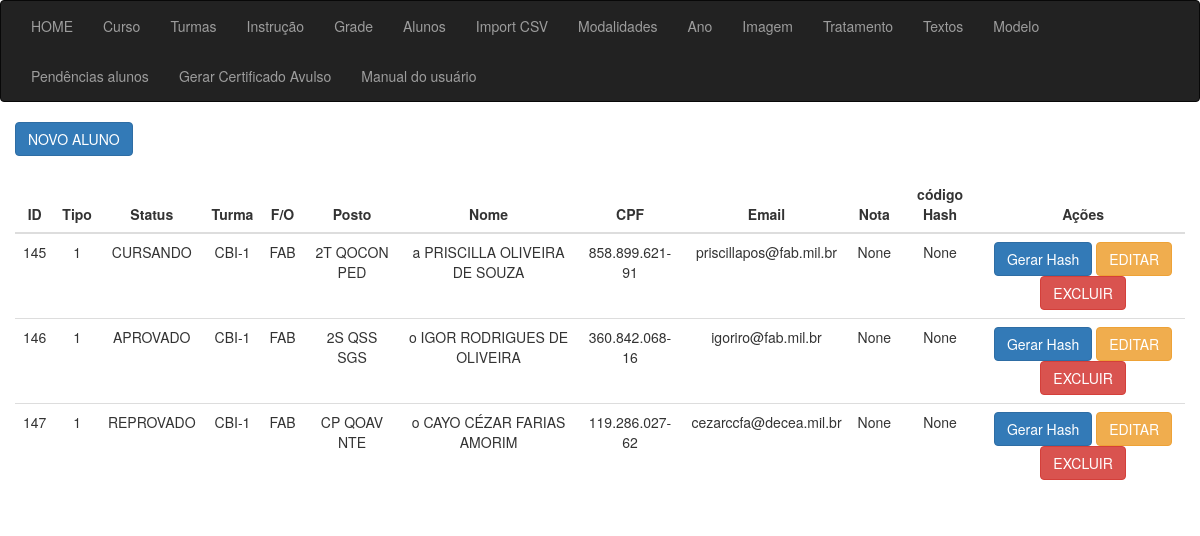
The page /sgc_aluno_lista on the database its author committed.
### app_cert/models.py (models this page shows, shortened)
class Aluno(models.Model):
    id = models.AutoField(primary_key=True)
    fk_status = models.ForeignKey(Status, on_delete=models.PROTECT, verbose_name="FK Status", null=True)
    fk_turma = models.ForeignKey(Turma, on_delete=models.PROTECT, verbose_name="FK Turma", null=True)
    fk_om = models.ForeignKey(Om, on_delete=models.PROTECT, verbose_name="FK OM", null=True)
    fk_forca_orgao = models.ForeignKey(Forca_Orgao, on_delete=models.PROTECT, verbose_name="FK Força/Orgão", null=True)
    fk_posto = models.ForeignKey(Posto, on_delete=models.PROTECT, verbose_name="FK Posto", null=True)
    fk_quadro = models.ForeignKey(Quadro, on_delete=models.PROTECT, verbose_name="FK Quadro", null=True)
    fk_especialidade = models.ForeignKey(Especialidade, on_delete=models.PROTECT, verbose_name="FK Especialidade", null=True)
    fk_in_ex = models.ForeignKey(In_Ex, on_delete=models.CASCADE, verbose_name="FK Tipo do Aluno - Interno/Externo", null=True)
    fk_tratamento = models.ForeignKey(Tratamento, on_delete=models.CASCADE, verbose_name="FK Tratamento", null=True)
    aluno_nome = models.CharField(max_length=100, verbose_name="Nome do Aluno")
    aluno_cpf = models.CharField(max_length=14, verbose_name="CPF", null=True)
    aluno_email = models.CharField(max_length=50, verbose_name="Email do Aluno", null=True)
    aluno_nota = models.CharField(max_length=5, verbose_name="Nota do Aluno", null=True, blank=True)
    codigo_hash = models.CharField(max_length=20,verbose_name="Código de Verificação", null=True, blank=True)
    qrcode = models.CharField(max_length=100,verbose_name="QrCode", null=True, blank=True)
    class Meta:
        verbose_name = 'Aluno'
        verbose_name_plural = 'Alunos'
        ordering = ['id']

class In_Ex(models.Model):
    id = models.AutoField(primary_key=True)
    in_ex = models.CharField(max_length=20, verbose_name="Tipo Interno/Externo")
    create_at = models.DateTimeField(auto_now_add=True, null=True)
    def __str__(self):
        return str(self.id)
    class Meta:
        verbose_name = 'Interno/Externo'
        verbose_name_plural = 'Internos/Externos'
        ordering = ['create_at']

class Status(models.Model):
    id = models.AutoField(primary_key=True)
    status_descricao = models.CharField(max_length=20, verbose_name="Status Descrição")
    create_at = models.DateTimeField(auto_now_add=True, null=True)
    def __str__(self):
        return str(self.status_descricao)
    class Meta:
        verbose_name = 'Status'
        verbose_name_plural = 'Status'
        ordering = ['create_at']

class Turma(models.Model):
    id = models.AutoField(primary_key=True)
    fk_ano_curso = models.ForeignKey(Ano, on_delete=models.CASCADE, verbose_name="FK Ano do Curso")
    fk_curso = models.ForeignKey(Curso, on_delete=models.CASCADE, verbose_name="FK Curso")
    fk_tipo = models.ForeignKey(Tipo, on_delete=models.CASCADE, verbose_name="FK Tipo: EAD - Presencial")
    fk_modelo = models.ForeignKey(Modelo, on_delete=models.CASCADE, verbose_name="FK Modelo: Certificado/Honra/Participação")
    fk_assinaturas_ch = models.ForeignKey(Imagem, on_delete=models.CASCADE, verbose_name="FK Assinaturas CH", related_name='fk_imagem_ch', null=True)
    fk_assinaturas_dpl = models.ForeignKey(Imagem, on_delete=models.CASCADE, verbose_name="FK Chefe de divisão", related_name='fk_imagem_dpl',null=True)
    fk_img_frente = models.ForeignKey(Imagem, on_delete=models.CASCADE, verbose_name="FK Frente", related_name='fk_img_frente',null=True)
    fk_img_fundo = models.ForeignKey(Imagem, on_delete=models.CASCADE, verbose_name="FK Fundo", related_name='fk_img_fundo',null=True)
    turma_sgc = models.CharField(max_length=50, verbose_name="Descrição conforme arquivo da SGC Intraer:")
    turma = models.CharField(max_length=50, verbose_name="Descrição que irá aparecer no certificado:")
    data_turma_interno = models.CharField(max_length=200, verbose_name="Texto data alunos Internos", null=True, blank=True)
    data_turma_externo = models.CharField(max_length=200, verbose_name="Texto data alunos Externos", null=True, blank=True)
    create_at = models.DateTimeField(auto_now_add=True, null=True)
    class Meta:
        verbose_name = 'Turma'
        verbose_name_plural = 'Turmas'
        ordering = ['create_at']

class Forca_Orgao(models.Model):
    id = models.AutoField(primary_key=True)
    forca_orgao = models.CharField(max_length=30, verbose_name="Força/Orgão Externo")
    forca_orgao_descricao = models.CharField(max_length=30, verbose_name="Força/Orgão Externo Descrição", null=True)
    create_at = models.DateTimeField(auto_now_add=True, null=True)
    def __str__(self):
        return str(self.forca_orgao)
    class Meta:
        verbose_name = 'Força/Orgão'
        verbose_name_plural = 'Forças/Orgãos'
        ordering = ['id']

class Posto(models.Model):
    id = models.AutoField(primary_key=True)
    fk_forca_orgao = models.ForeignKey(Forca_Orgao, on_delete=models.CASCADE, verbose_name="FK Força/Orgão Externo")
    hierarquia = models.IntegerField(verbose_name="Hierarquia")
    posto = models.CharField(max_length=10, verbose_name="Posto")
    posto_descricao = models.CharField(max_length=20, verbose_name="Posto Descrição")
    create_at = models.DateTimeField(auto_now_add=True, null=True)
    def __str__(self):
        return self.posto
    class Meta:
        verbose_name = 'Posto'
        verbose_name_plural = 'Postos'
        ordering = ['create_at']

class Quadro(models.Model):
    id = models.AutoField(primary_key=True)
    fk_forca_orgao = models.ForeignKey(Forca_Orgao, on_delete=models.CASCADE, verbose_name="FK Força/Orgão Externo")
    quadro = models.CharField(max_length=10, verbose_name="Quadro")
    quadro_descricao = models.CharField(max_length=20, verbose_name="Quadro Descrição")
    create_at = models.DateTimeField(auto_now_add=True, null=True)
    def __str__(self):
        return self.quadro
    class Meta:
        verbose_name = 'Quadro'
        verbose_name_plural = 'Quadros'
        ordering = ['create_at']

class Especialidade(models.Model):
    id = models.AutoField(primary_key=True)
    fk_forca_orgao = models.ForeignKey(Forca_Orgao, on_delete=models.CASCADE, verbose_name="FK Força/Orgão Externo")
    especialidade = models.CharField(max_length=10, verbose_name="Especialidade")
    especialidade_descricao = models.CharField(max_length=20, verbose_name="Especialidade Descrição")
    create_at = models.DateTimeField(auto_now_add=True, null=True)
    def __str__(self):
        return self.especialidade
    class Meta:
        verbose_name = 'Especialidade'
        verbose_name_plural = 'Especialidades'
        ordering = ['create_at']

class Tratamento(models.Model):
    id = models.AutoField(primary_key=True)
    tratamento = models.CharField(max_length=2, verbose_name="Tratamento", null=True)
    create_at = models.DateTimeField(auto_now_add=True, null=True)
    def __str__(self):
        return self.tratamento
    class Meta:
        verbose_name = 'Tratamento'
        verbose_name_plural = 'Tratamentos'
        ordering = ['create_at']

### app_cert/views/views_aluno.py (the view)
# urls.py: path('sgc_aluno_lista', sgc_aluno_lista, name="sgc_aluno_lista"),
def sgc_aluno_lista(request):
    dataset = Aluno.objects.all()
    context = {
        "dataset": dataset,
    }
    return render(request, 'aluno/lista.html', context)

### app_cert/templates/aluno/lista.html (shortened to what this page needs)
{% extends 'sgc_base.html' %}
{% block content %}
<div class="container">
    <div class="row">
        <div class="col-md-15">
            <a href="{% url 'sgc_aluno_novo' %}" class="btn btn-primary">NOVO ALUNO</a>
            <div class="col-8 m-auto pt-4 pb-2 text-center">
                <table class="table">
                    <thead class="thead-dark">
                        <tr>
                            <th style="text-align: center">ID</th>
                            <th style="text-align: center">Tipo</th>
                            <th style="text-align: center">Status</th>
                            <th style="text-align: center">Turma</th>
                            <th style="text-align: center">F/O</th>
                            <th style="text-align: center">Posto</th>
                            <th style="text-align: center">Nome</th>
                            <th style="text-align: center">CPF</th>
                            <th style="text-align: center">Email</th>
                            <th style="text-align: center">Nota</th>
                            <th style="text-align: center">código Hash</th>
                            <th style="text-align: center">Ações</th>
                        </tr>
                    </thead>
                    <tbody>
                        {% for data in dataset %}
                        <tr>
                            <td style="text-align: center">{{ data.id }}</td>
                            <td style="text-align: center">{{ data.fk_in_ex }}</td>
                            <td style="text-align: center">{{ data.fk_status }}</td>
                            <td style="text-align: center">{{ data.fk_turma.turma_sgc }}</td>
                            <td style="text-align: center">{{ data.fk_forca_orgao }}</td>
                            <td style="text-align: center">{{ data.fk_posto }} {{ data.fk_quadro }} {{ data.fk_especialidade }}</td>
                            <td style="text-align: center">{{ data.fk_tratamento }} {{ data.aluno_nome }}</td>
                            <td style="text-align: center">{{ data.aluno_cpf }}</td>
                            <td style="text-align: center">{{ data.aluno_email }}</td>
                            <td style="text-align: center">{{ data.aluno_nota }}</td>
                            <td style="text-align: center">{{ data.codigo_hash }}</td>
                            <td>
                            {% if data.codigo_hash %}
                                <a href="/sgc_geraPDFAluno/{{ data.id }}/" class="btn btn-info" target="_blank">Gerar Certificado</a>
                            {% else %}
                                <a href="/sgc_aluno_hash/{{ data.id }}/" class="btn btn-primary" >Gerar Hash</a>
                            {% endif %}
                                <a href="/sgc_aluno_editar/{{ data.id }}/" class="btn btn btn-warning">EDITAR</a>
                                <a href="/sgc_aluno_delete/{{ data.id }}/" class="btn btn-danger">EXCLUIR</a>
                            </td>
                        </tr>
                        {% endfor %}
                    </tbody>
                </table>
            </div>
        </div>
    </div>
</div>
{% endblock %}

### rows shown on the page
Aluno: id "145", fk_in_ex "1", fk_status "CURSANDO", fk_turma.turma_sgc "CBI-1", fk_forca_orgao "FAB", fk_posto "2T", fk_quadro "QOCON", fk_especialidade "PED", fk_tratamento "a", aluno_nome "PRISCILLA OLIVEIRA DE SOUZA", aluno_cpf "858.899.621-91", aluno_email "priscillapos@fab.mil.br", aluno_nota "None", codigo_hash "None"
Aluno: id "146", fk_in_ex "1", fk_status "APROVADO", fk_turma.turma_sgc "CBI-1", fk_forca_orgao "FAB", fk_posto "2S", fk_quadro "QSS", fk_especialidade "SGS", fk_tratamento "o", aluno_nome "IGOR RODRIGUES DE OLIVEIRA", aluno_cpf "360.842.068-16", aluno_email "igoriro@fab.mil.br", aluno_nota "None", codigo_hash "None"
Aluno: id "147", fk_in_ex "1", fk_status "REPROVADO", fk_turma.turma_sgc "CBI-1", fk_forca_orgao "FAB", fk_posto "CP", fk_quadro "QOAV", fk_especialidade "NTE", fk_tratamento "o", aluno_nome "CAYO CÉZAR FARIAS AMORIM", aluno_cpf "119.286.027-62", aluno_email "cezarccfa@decea.mil.br", aluno_nota "None", codigo_hash "None"
